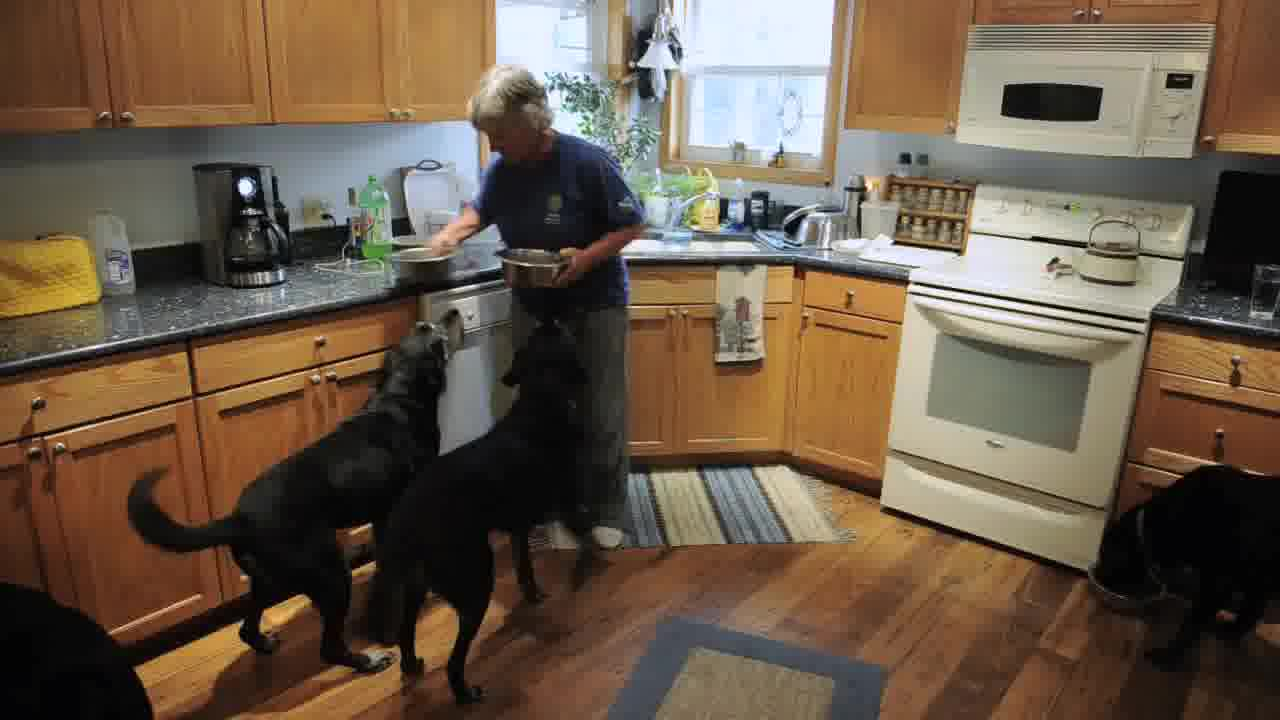
#> input picture images/keyframe-01.jpeg, 1280 x 720 px; its folder holds only this picture in this run
$ python main.py   (older library calls are emulated)
#> lines starting #> are read from the running program, lines starting #| are printed output that depends on the picture
import threading

from PIL import Image
import numpy as np
import os
import time
from functools import wraps
import threading
import queue

image_dir = './images/'
result_dir = './result/'
array_file = './array.bin'
rbgBuffer = './buffer/'
matrixBuffer = './matrixBuffer/'

img_length = 0
img_width = 0

basebuffer = {}
signalbuffer = {}
channelbuffer = {}


# [12 lines left out: function fn_timer, not called in this run]


'''
    将图片按照分辨率大小
    分割成R,G,B三个通道的像素矩阵
    并保存
'''


def Image_to_array_file():
    filenames = os.listdir(image_dir)
    print(filenames)
    for filename in filenames:
        img = Image.open(image_dir + filename)
#> img is the input picture: PIL image 1280x720 RGB; mean R, G, B 107.8, 90.7, 73.4
        global img_length
        img_length = img.size[0]
#> img_length = 1280
        global img_width
        img_width = img.size[1]
#> img_width = 720

        # img.show()
        r, g, b = img.split()
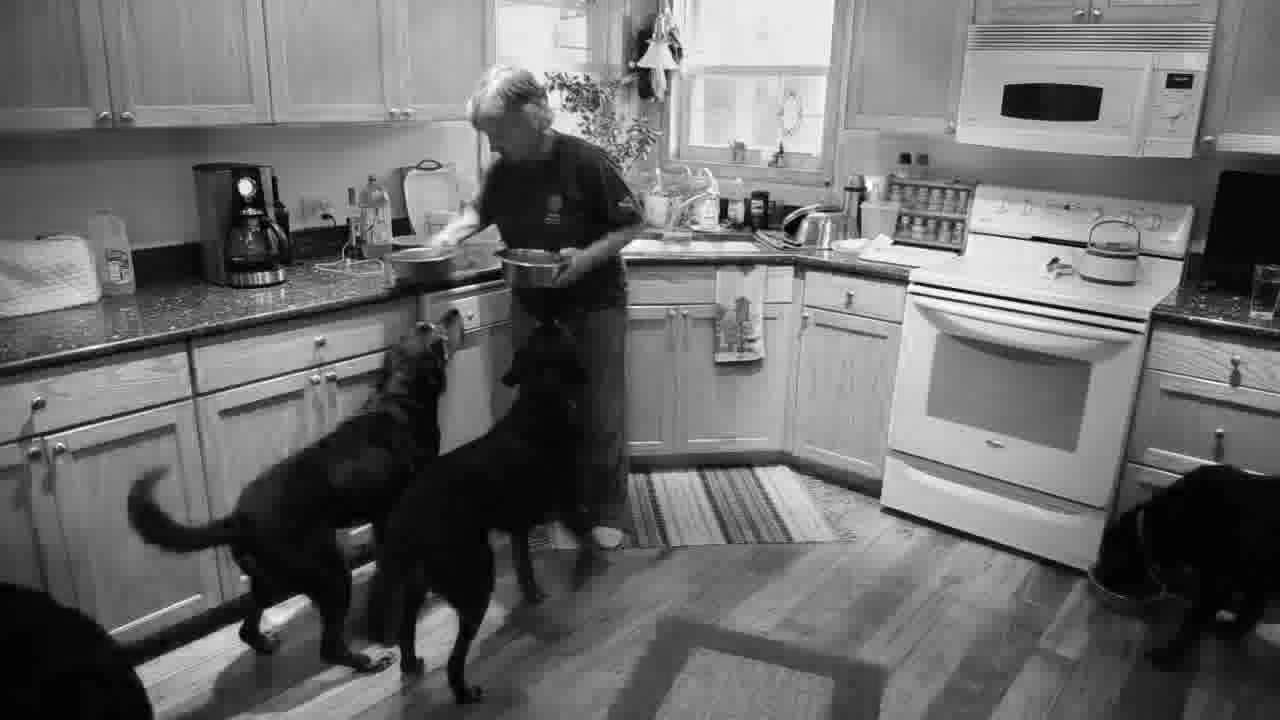
#> r: PIL image 1280x720 L; min 0, max 255, mean 107.8
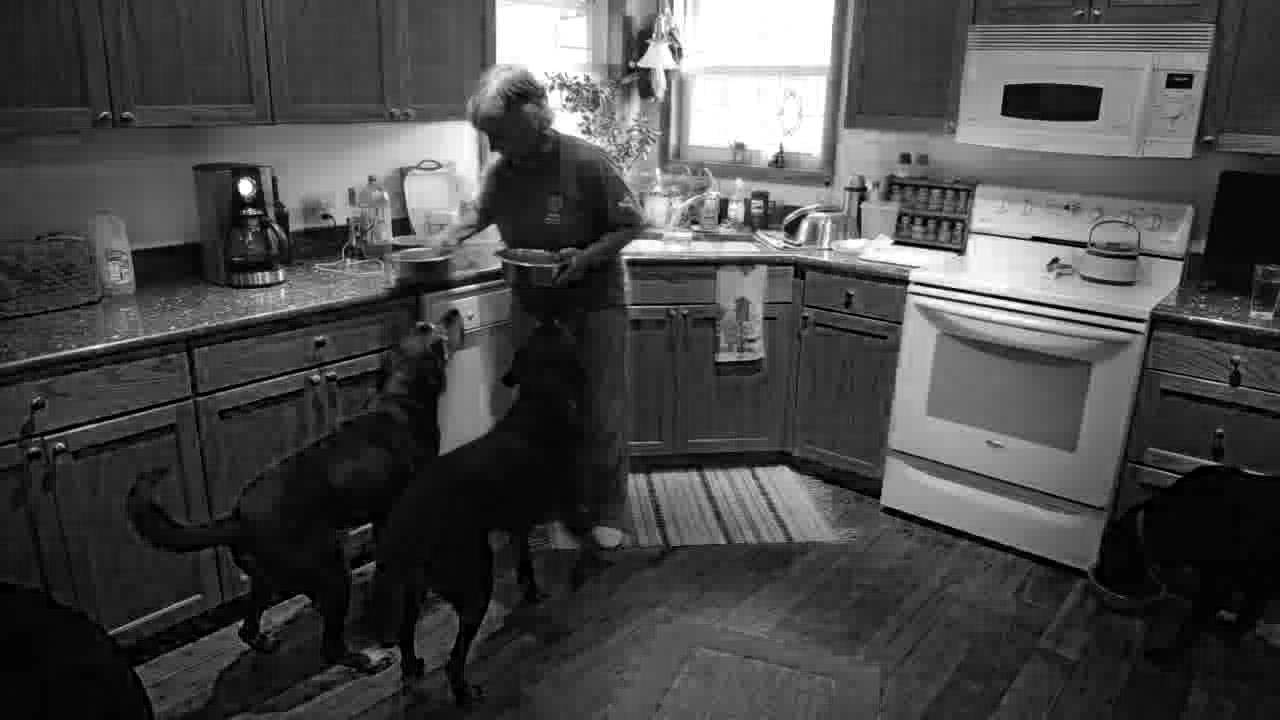
#> b: PIL image 1280x720 L; min 0, max 255, mean 73.4
        print('type(r): ', type(r), r)
#| type(r):  <class 'PIL.Image.Image'> <PIL.Image.Image image mode=L size=1280x720 at 0x7FB4EF775010>

        # print(r)
        r_matrix = np.array(r).reshape(img_length, img_width)
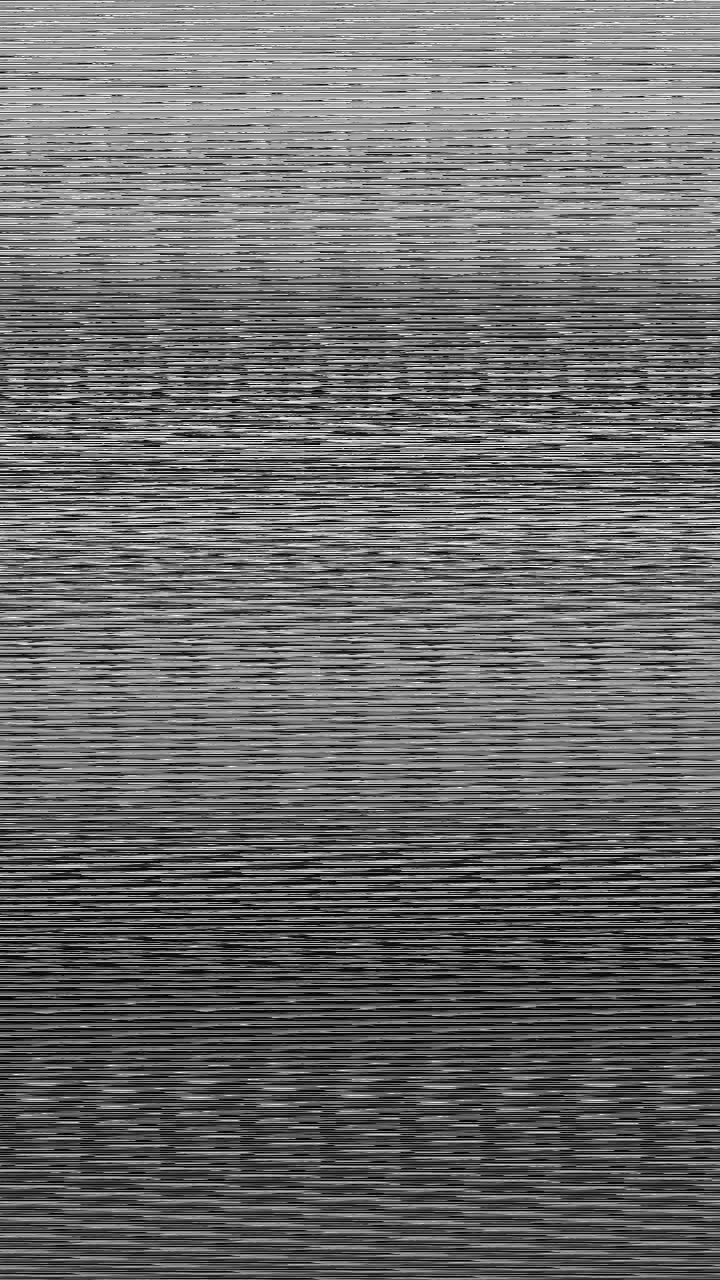
#> r_matrix: shape (1280, 720); min 0, max 255, mean 107.8
        print('type(r_matrix):', type(r_matrix), np.shape(r_matrix))
#| type(r_matrix): <class 'numpy.ndarray'> (1280, 720)
        g_matrix = np.array(g).reshape(img_length, img_width)
        b_matrix = np.array(b).reshape(img_length, img_width)
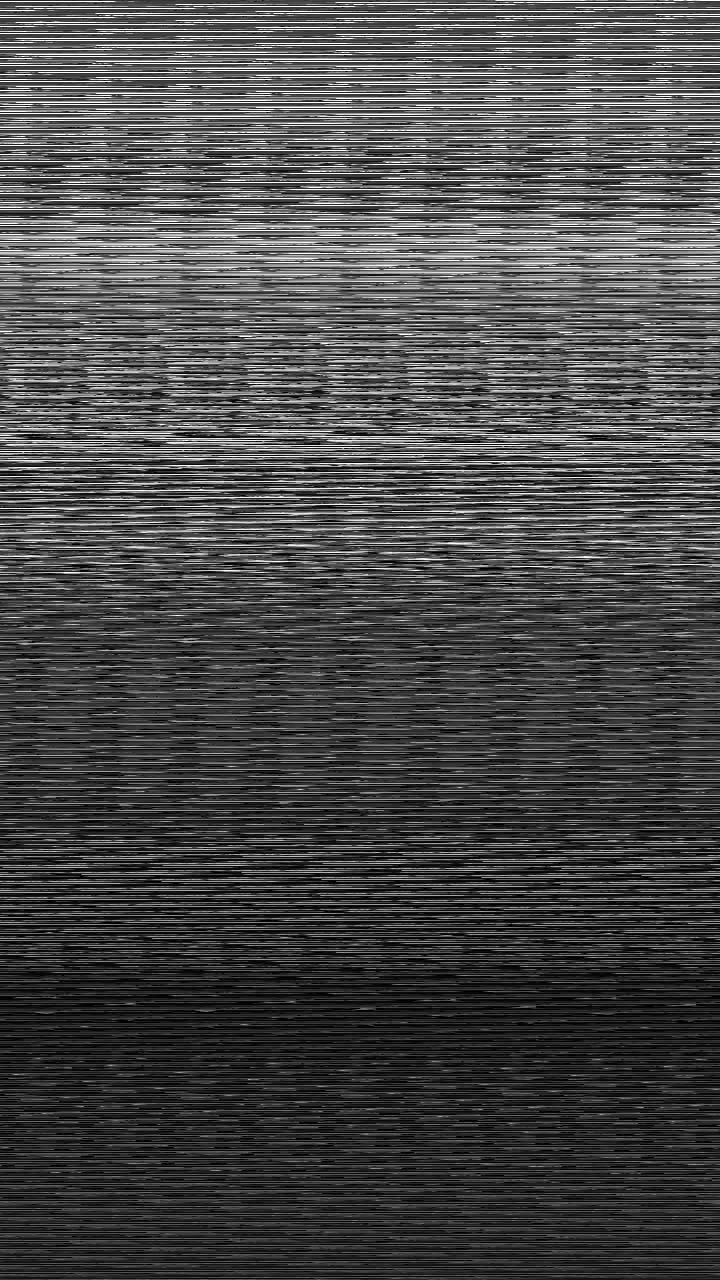
#> b_matrix: shape (1280, 720); min 0, max 255, mean 73.4
        # [5 lines of commented-out code are left out]
        return r_matrix, g_matrix, b_matrix


'''
    读取近似处理后的R,G,B三通道的像素
    并使用pilow库合并成新的图片
'''


# [21 lines left out: function ImageToMatrix, not called in this run]


'''
    迭代近似函数
'''


def DistilingMatrix(channelName, flagNumber, delta, pixelMatrix):
    min = pixelMatrix[0][0]
    max = pixelMatrix[0][0]
    # print('*********************')
    # print(min,max)
    mid = 0
    # calculate max and min value
    for i in np.nditer(pixelMatrix, order='C'):
        if i >= max:
            max = i
        if i <= min:
            min = i
    # print("max min: ", max, min)
    delta = int(max) - int(min)
    # print("delta: ", delta)
    # calculate mid value
    if delta % 2 != 0:
        mid = (int(max) + int(min) + 1) / 2
    else:
        mid = (int(max) + int(min)) / 2
    # print("mid, type(mid): ", mid, type(mid))
    # creat base matrix b1
    b = (np.ones((16, 16)) * mid).astype('int32')
    # save the baseMatrix in turns
    global basebuffer
    basebuffer.update({channelName+"_b" + str(flagNumber): b})
    # b.tofile(matrixBuffer + "b" + str(flagNumber) + ".bin")
    # print("*" * 100)
    '''
    print base matrix
    '''
    # print("base matrix \n", b)

    # calculate delta matrix d1
    d = (pixelMatrix - mid).astype('int32')
    '''
        print delta matrix
    '''
    # print("delta matrix: \n", d)

    # create absolute matrix a1 and signal matrix s1
    a = np.empty([16, 16], dtype="int")
    s = np.empty([16, 16], dtype="int")
    # print("*" * 100)
    # print(type(d1))
    for x in range(d.shape[0]):
        for y in range(d.shape[1]):
            if (d[x][y] < 0):
                a[x][y] = d[x][y] * (-1)
                s[x][y] = -1
            else:
                a[x][y] = d[x][y]
                s[x][y] = 1
    # save the signal Matrix in turns
    global signalbuffer
    signalbuffer.update({channelName+"_s" + str(flagNumber): s})
    # s.tofile(matrixBuffer + "s" + str(flagNumber) + ".bin")
    '''
        print signal matrix
    '''
    # print("signal matrix: \n", s)
    return delta, a


'''
    按照迭代的过程，将每一轮重新相乘得到的所有矩阵与第一个Base矩阵相加
'''


def reconstructMatrix(channelName, loopNUmber):
    # b_reconstructMatrix = np.fromfile("../TransforImage2Matrix/matrixBuffer/b1.bin", dtype=np.int32).reshape(16, 16)
    b_reconstructMatrix = basebuffer.get(channelName+"_b1")
    for i in range(loopNUmber, 0, -1):
        if i == 1:
            break
        # print(i)
        b_temp = readBaseBin(channelName, i)

        b_reconstructMatrix = b_reconstructMatrix + b_temp
        # print("b_temp: \n", b_temp)

    '''
            print base reconstruct matrix
    '''
    # print("b_reconstructMatrix: \n", b_reconstructMatrix)
    return b_reconstructMatrix


'''
    按照迭代的次数
    舍去最后一个delta矩阵，并与所有之前迭代的signal矩阵相乘，得到该轮处理后的base矩阵
'''


def readBaseBin(channelName, number):
    # print(number, '\n')
    b = basebuffer.get(channelName+"_b" + str(number))
    # b = np.fromfile("./matrixBuffer/b" + str(number) + ".bin", dtype=np.int32).reshape(16, 16)
    # print("BaseNumber: ", number, "BaseMatrix: \n" , b)
    for i in range(number, 0, -1):
        if i == 1:
            break
        s = readSignalBin(channelName, i - 1)
        b = b * s

    # print("b: \n", b)
    return b


'''
    获取基于base矩阵的前一轮的signal矩阵
'''


def readSignalBin(channelName, number):
    s = signalbuffer.get(channelName+"_s" + str(number))
    # s = np.fromfile("./matrixBuffer/s" + str(number) + ".bin", dtype=np.int).reshape(16, 16)
    # print("SignalNumber: ", number, "SignalMatrix: \n", s)
    return s


'''
    从水平方向堆叠16x16矩阵，直到16x720为止
'''


def restorePixelMatrixInHorizontal(restore_pixel_matrix_horizontal_temp, b_reconstructMatrix):
    restore_pixel_matrix_horizontal = np.hstack((restore_pixel_matrix_horizontal_temp, b_reconstructMatrix))
    return restore_pixel_matrix_horizontal


'''
    将16x720矩阵在垂直方向堆叠，直到1280x720为止
'''


def restorePixelMatrixInVertical(restore_pixel_matrix_temp, restore_pixel_matrix_horizontal_temp):
    restore_pixel_matrix = np.vstack((restore_pixel_matrix_temp, restore_pixel_matrix_horizontal_temp))
    return restore_pixel_matrix


'''
    对读取到的各个通道的像素矩阵开始分割成16x16的矩阵
    并执行迭代近似过程，最后将近似后的矩阵按通道名进行保存
'''


def DistilingProgram(pixelChanneMatrix, channelName):
    # ImageToMatrix()

    '''
    separate keyframe pixel matrix to 16x16 in r,g,b channel respective
    '''

    restore_pixel_matrix = None
    restore_pixel_matrix_horizontal_temp = None

    # 1280x720 按行分割成80个16x720的矩阵
    pixelChannelMatrix_vertical = np.vsplit(pixelChanneMatrix, img_length / 16)
    # print(np.shape(pixelChannelMatrix_vertical), pixelChannelMatrix_vertical)
    # (80, 16, 720)
    count_length = 0
    vertical_flag = True
    # 共80组  45x[16,16]矩阵,从第一组开始循环执行
    for pixelChannelMatrix_vertical_temp in pixelChannelMatrix_vertical:

        # 循环按列将每一行分割成45个16x16的矩阵
        pixelChanneMatrix_vertical_temp_horizontal = np.hsplit(pixelChannelMatrix_vertical_temp, img_width / 16)
        # (45,16,16)
        # print(np.shape(pixelChanneMatrix_vertical_temp_horizontal))
        count_width = 0
        horizontal_flag = True
        # 开始对第一个16x16执行Distiling,共计45个
        for pixelChanneMatrix_vertical_temp_horizontal_original in pixelChanneMatrix_vertical_temp_horizontal:

            # if count_1 == 1:
            '''
                print original matrix
            '''
            # print("original matrix: \n", pixelChanneMatrix_vertical_temp_horizontal_original)
            # print("数据类型", type(pixelChanneMatrix_vertical_temp_horizontal_original))  # 打印数组数据类型
            # print("数组元素数据类型：", pixelChanneMatrix_vertical_temp_horizontal_original.dtype)  # 打印数组元素数据类型
            min = pixelChanneMatrix_vertical_temp_horizontal_original[0][0]
            max = min
            for i in np.nditer(pixelChanneMatrix_vertical_temp_horizontal_original, order='C'):
                if i >= max:
                    max = i
                if i <= min:
                    min = i
            # print("max min: ", max, min)
            delta = int(max) - int(min)
            # print("delta: ", delta)
            resultMatrix = pixelChanneMatrix_vertical_temp_horizontal_original
            loopNumber = 0
            # print("***************************DistilingMatrix Start*************************************")
            while delta > 2:
                loopNumber += 1
                delta, resultMatrix = DistilingMatrix(channelName, loopNumber, delta, resultMatrix)
                # print("delta: ", delta)
                '''
                    print result(last absolute ) matrix
                '''
                # print("result(last absolute )Matrix: \n", resultMatrix)
                # print("loop", loopNumber, "over! \n")
                # print("@" * 100)
                if delta <= 2:
                    # print("\n flagNUmer: ", loopNumber)
                    b_reconstructMatrix = reconstructMatrix(channelName, loopNumber)
                    if horizontal_flag:
                        restore_pixel_matrix_horizontal_temp = b_reconstructMatrix
                        horizontal_flag = False
                    else:
                        restore_pixel_matrix_horizontal_temp = restorePixelMatrixInHorizontal(
                            restore_pixel_matrix_horizontal_temp, b_reconstructMatrix)
                    break
            # break
            count_width += 1
        # print("count_width: ", count_width)  # count_width should be 45
        if vertical_flag:
            restore_pixel_matrix = restore_pixel_matrix_horizontal_temp
            vertical_flag = False
        else:
            restore_pixel_matrix = restorePixelMatrixInVertical(restore_pixel_matrix,
                                                                restore_pixel_matrix_horizontal_temp)
        count_length += 1

    print("\n count_length: ", count_length)  # count_length should be 80
    print(restore_pixel_matrix, '\n', restore_pixel_matrix.shape)
    global channelbuffer
    channelbuffer.update({channelName + "_restore": restore_pixel_matrix})
    # np.savetxt("./buffer/" + channel + "_restore.txt", restore_pixel_matrix, fmt='%d', delimiter=',')


class myThread(threading.Thread):
    def __init__(self, threadID, matrix, channelName):
        threading.Thread.__init__(self)
        self.threadID = threadID
        self.matrix = matrix
        self.channelName = channelName

    def run(self):
        print("开启线程：" + self.threadID)
        # 获取锁，用于线程同步
        #threadLock.acquire()
        DistilingProgram(self.matrix, self.channelName)
        print("退出线程：" + self.threadID)
        #threadLock.release()


if __name__ == '__main__':
    # [4 lines of commented-out code are left out]

    r_matrix, g_matrix, b_matrix, = Image_to_array_file()
    tic = time.time()

    #threadLock = threading.Lock()
    threads = []

    # 创建3个线程
    thread1 = myThread("1", r_matrix, "r")
    thread2 = myThread("2", g_matrix, "g")
    thread3 = myThread("3", b_matrix, "b")

    # 开启新线程
    thread1.start()
    thread2.start()
    thread3.start()

    # 添加线程到线程列表
    threads.append(thread1)
    threads.append(thread2)
    threads.append(thread3)

    # 等待所有线程完成
    for t in threads:
#> (the run stopped early here; a loop or call above may not have finished)
